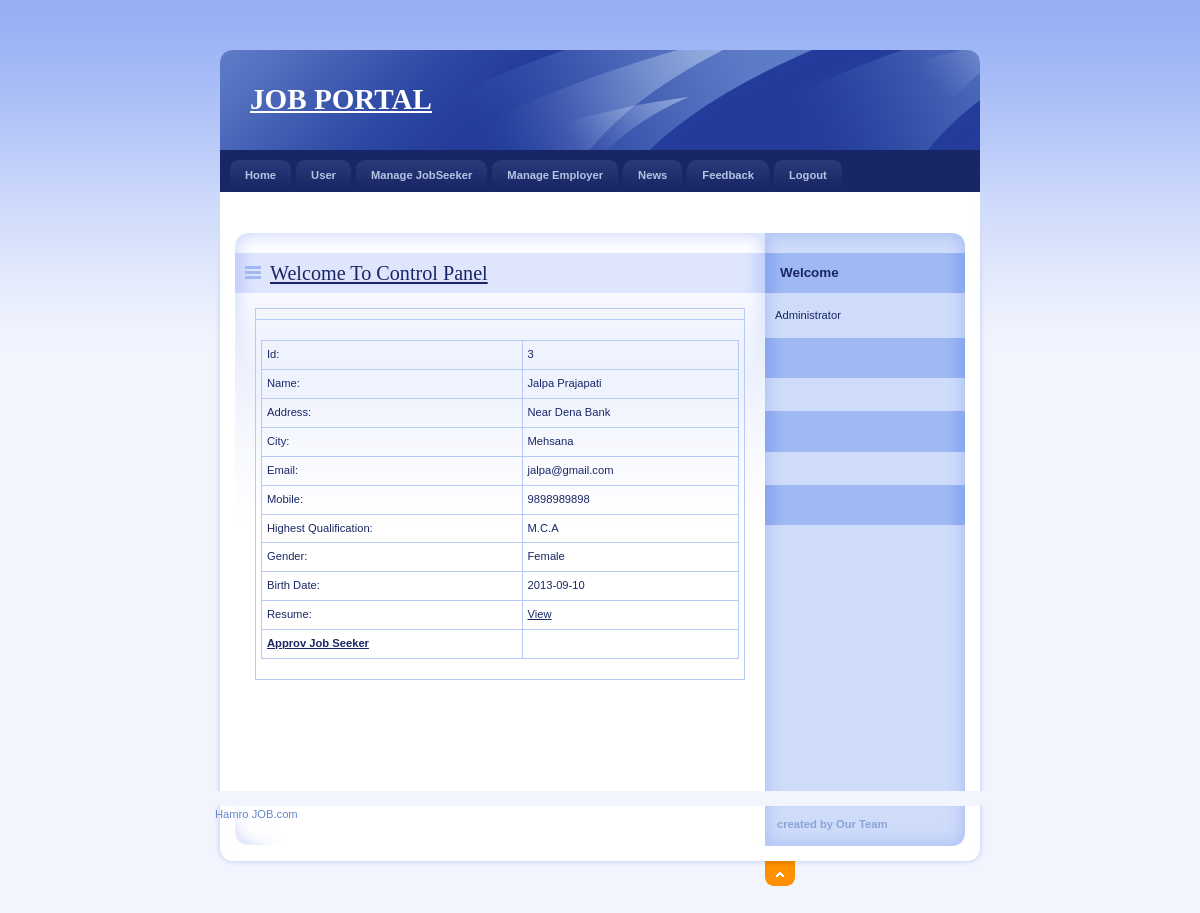
Before: /Admin/DetailJob.php?JobId=3 with the older database file.
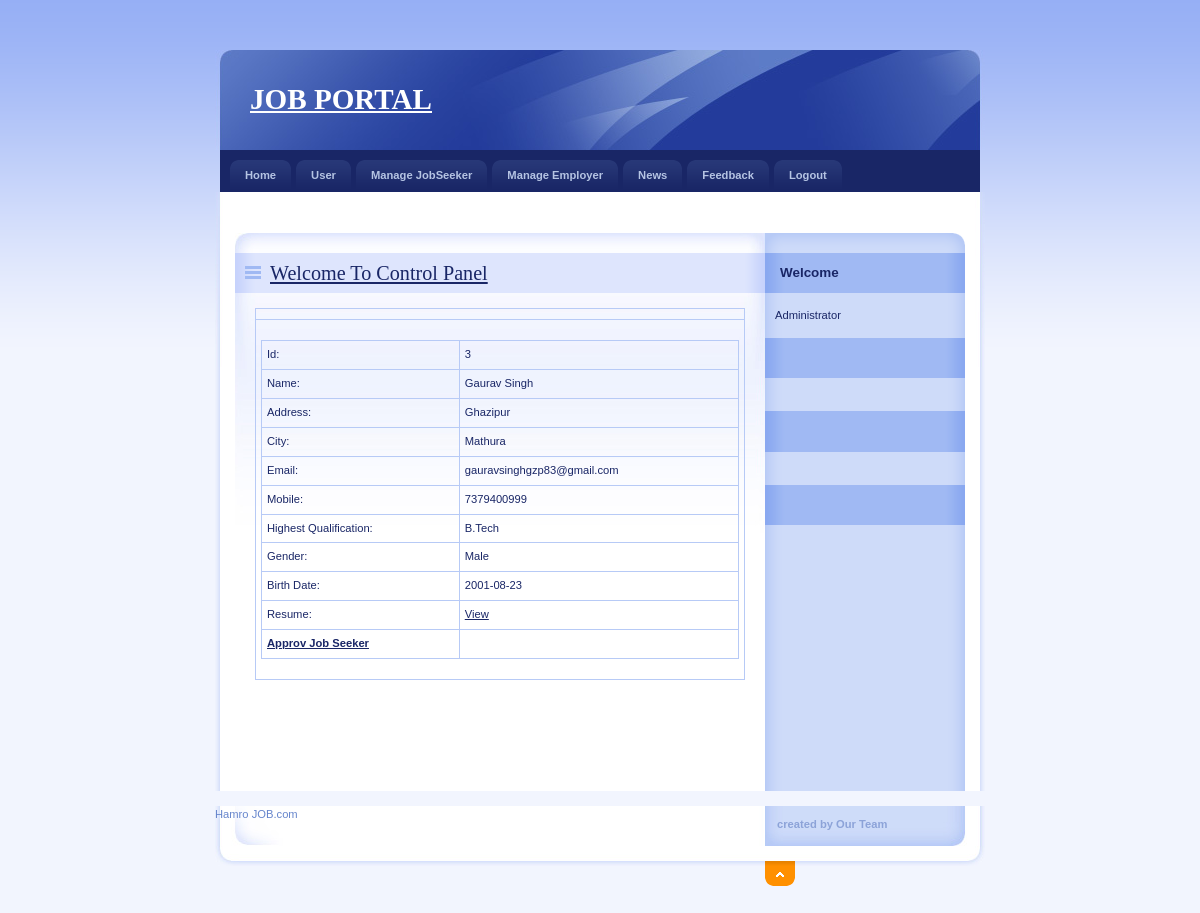
After: the same page with the newer database file.
### tables this page shows
CREATE TABLE IF NOT EXISTS `jobseeker_reg` (
  `JobSeekId` int(11) NOT NULL AUTO_INCREMENT,
  `JobSeekerName` varchar(20) NOT NULL,
  `Address` varchar(100) NOT NULL,
  `City` varchar(20) NOT NULL,
  `Email` varchar(40) NOT NULL,
  `Mobile` bigint(20) NOT NULL,
  `Qualification` varchar(20) NOT NULL,
  `Gender` varchar(10) NOT NULL,
  `BirthDate` date NOT NULL,
  `Resume` varchar(200) NOT NULL,
  `Status` varchar(10) NOT NULL,
  `UserName` varchar(20) NOT NULL,
  `Password` varchar(20) NOT NULL,
  `Question` varchar(100) NOT NULL,
  `Answer` varchar(50) NOT NULL,
  PRIMARY KEY (`JobSeekId`),
  KEY `JobSeekId` (`JobSeekId`)
);

### Admin/DetailJob.php (the view, shortened to what this page needs)
<!DOCTYPE html PUBLIC "-//W3C//DTD XHTML 1.0 Strict//EN" "http://www.w3.org/TR/xhtml1/DTD/xhtml1-strict.dtd">
<html xmlns="http://www.w3.org/1999/xhtml" xml:lang="cs" lang="cs">
<head>
    <link rel="stylesheet" media="screen,projection" type="text/css" href="./css/main.css"/>
    <link rel="stylesheet" media="print" type="text/css" href="./css/print.css"/>
    <link rel="stylesheet" media="aural" type="text/css" href="./css/aural.css"/>
</head>
<body id="www-url-cz">
<div id="main" class="box">
    <?php
    include "Header.php"
    ?>
    <?php
    include "menu.php"
    ?>
    <div id="page" class="box">
        <div id="page-in" class="box">
            <div id="strip" class="box noprint">
                <p id="breadcrumbs">&nbsp;</p>
            </div>
            <div id="content">
                <div class="article">
                    <h2><span><a href="#">Welcome To Control Panel</a></span></h2>
                    <table width="100%" border="0" cellspacing="0" cellpadding="0">
                        <tr>
                            <td></td>
                        </tr>
                        <tr>
                            <td>
                                <?php
                                $ID = $_GET['JobId'];
                                $con = mysqli_connect("localhost", "root", "", "job");
                                $sql = "select * from JobSeeker_Reg where JobSeekId='" . $ID . "'  ";
                                $result = mysqli_query($con,$sql);
                                $row = mysqli_fetch_array($result)
                                ?>
                                <table width="100%" border="1" cellspacing="2" cellpadding="2">
                                    <tr>
                                        <td>Id:</td>
                                        <td><?php echo $row['JobSeekId']; ?></td>
                                    </tr>
                                    <tr>
                                        <td>Name:</td>
                                        <td><?php echo $row['JobSeekerName']; ?></td>
                                    </tr>
                                    <tr>
                                        <td>Address:</td>
                                        <td><?php echo $row['Address']; ?></td>
                                    </tr>
                                    <tr>
                                        <td>City:</td>
                                        <td><?php echo $row['City']; ?></td>
                                    </tr>
                                    <tr>
                                        <td>Email:</td>
                                        <td><?php echo $row['Email']; ?></td>
                                    </tr>
                                    <tr>
                                        <td>Mobile:</td>
                                        <td><?php echo $row['Mobile']; ?></td>
                                    </tr>
                                    <tr>
                                        <td>Highest Qualification:</td>
                                        <td><?php echo $row['Qualification']; ?></td>
                                    </tr>
                                    <tr>
                                        <td>Gender:</td>
                                        <td><?php echo $row['Gender']; ?></td>
                                    </tr>
                                    <tr>
                                        <td>Birth Date:</td>
                                        <td><?php echo $row['BirthDate']; ?></td>
                                    </tr>
                                    <tr>
                                        <td>Resume:</td>
                                        <td><a href="../upload/<?php echo $row['Resume']; ?>" target="_blank">View</a>
                                        </td>
                                    </tr>
                                    <tr>
                                        <td><strong><a href="ApprovJob.php?JobId=<?php echo $row['JobSeekId']; ?>">Approv
                                                    Job Seeker</a></strong></td>
                                        <td></td>
                                    </tr>
                                </table>
                            </td>
                        </tr>
                    </table>
                    <p>&nbsp;</p>
                    <p class="btn-more box noprint">&nbsp;</p>
                </div>
            </div>
            <?php
            include "right.php"
            ?>
        </div>
    </div>
    <?php
    include "footer.php"
    ?>
</div>
</body>
</html>

### Admin/Header.php (shortened to what this page needs)
<div id="header">
    <h1 id="logo"><a href="" title=""><strong>JOB PORTAL</strong><span></span></a></h1>
</div>

### Admin/menu.php (shortened to what this page needs)
<div id="tabs" class="noprint">
       <ul class="box">
           <li><a href="index.php">Home<span class="tab-l"></span><span class="tab-r"></span></a></li>
           <li><a href="User.php">User<span class="tab-l"></span><span class="tab-r"></span></a></li>
           <li><a href="ManageJob.php">Manage JobSeeker<span class="tab-l"></span><span class="tab-r"></span></a></li>
           <li><a href="ManageEmployer.php">Manage Employer<span class="tab-l"></span><span class="tab-r"></span></a></li>
           <li><a href="News.php">News<span class="tab-l"></span><span class="tab-r"></span></a></li>
           <li><a href="Feedback.php">Feedback<span class="tab-l"></span><span class="tab-r"></span></a></li>
           <li><a href="session_destroy.php">Logout<span class="tab-l"></span><span class="tab-r"></span></a></li>
       </ul>
</div>

### Admin/right.php (shortened to what this page needs)
<div id="col" class="noprint">
            <div id="col-in">
                <h3>Welcome</h3>
                <div id="about-me">
                    <p>Administrator<br />
                    </p>
              </div>
                <h3 >&nbsp;</h3>
              <br/>
                <h3>&nbsp;</h3>
                <br/>
                <h3>&nbsp;</h3>
<br/>
          </div>
</div>

### Admin/footer.php (shortened to what this page needs)
  <div id="footer">
      <div id="top" class="noprint"><p><span class="noscreen">Back on top</span> <a href="#header" title="Back on top ^">^<span></span></a></p></div>
      <p class="style1" id="createdby">created by Our Team
      </p>
      <p>Hamro JOB.com</p>
</div>

### Admin/css/main.css (style rules this page uses)
* { min-height:1px; }
body { border:0; margin:0; padding:0; background:#F2F5FE url("../design/bg.gif") 0 0 repeat-x; font:70%/160% "verdana",sans-serif; color:#192666; _text-align:center; }
a { color:#192666; }
p { border:0; margin:15px 0; padding:0; }
div { display:block; border:0; margin:0; padding:0; }
h1, h2, h3, h4, h5 { border:0; margin:15px 0 10px 0; padding:0; font-weight:bold; }
h1 { font-size:260%; line-height:100%; font-family:"georgia",serif; font-weight:normal; }
h2 { font-size:180%; line-height:100%; font-family:"georgia",serif; font-weight:normal; }
h3 { font-size:120%; line-height:100%; font-weight:bold; }
table { display:table; border-collapse:collapse; margin:15px 0; padding:0; border:1px solid #B7CAF6; font-size:100%; }
tr { display:table-row; }
th, td { display: table-cell; border:1px solid #B7CAF6; margin:0; padding:5px; vertical-align:top; text-align:left; }
ul, ol { display:block; border:0; margin:15px 0 15px 40px; padding:0; }
li { display:list-item; border:0; margin:0; padding:0; _height:1px; }
a, img, span { border:0; margin:0; padding:0; }
strong, .strong { font-weight:bold; }
.box { min-height:1px; _height:1px; }
.box:after { content:"."; display:block; line-height:0px; font-size:0px; visibility:hidden; clear:both; }
#main { width:770px; margin:50px auto 0 auto; _text-align:left; }
#header { position:relative; width:770px; height:100px; margin:0; padding:0; background:#233C9B url("../design/header.jpg") 0 0 no-repeat; color:#FFF; }
#header #logo { position:absolute; top:35px; left:35px; margin:0; }
#header #logo a { color:#FFF; }
#tabs { background:#192666; margin:0 5px; padding:10px 0 0 0; _height:1px; }
#tabs ul { margin:0 10px; padding:0; list-style:none; }
#tabs ul li { margin:0 5px 0 0; padding:0; float:left; }
#tabs ul li a { display:block; position:relative; padding:7px 15px; border:0; background:url("../design/tab_link.gif") 0 0 repeat-x; color:#B5C4E3; font-weight:bold; text-decoration:none; cursor:pointer; }
#tabs ul li a span.tab-l, #tabs ul li a:hover span.tab-l { position:absolute; top:0; left:0; _left:-15px; width:8px; height:8px; background:url("../design/tab_link_l.gif") 0 0 no-repeat; }
#tabs ul li a span.tab-r, #tabs ul li a:hover span.tab-r { position:absolute; top:0; right:0; _right:-1px; width:8px; height:8px; background:url("../design/tab_link_r.gif") 100% 0 no-repeat; }
#page { width:770px; min-height:1px; background:#FFF url("../design/bg_page.gif") 0 0 repeat-y; _height:1px; }
#page-in { min-height:1px; padding:10px 0; background:url("../design/bg_page_in.jpg") 0 0 no-repeat; _height:1px; }
#strip { position:relative; clear:both; padding:3px 20px 10px 20px; color:#6182D1; }
#strip p { margin:0; }
#strip #breadcrumbs { width:520px; margin:0; padding:0; }
#content { float:left; width:530px; _width:550px; margin:0; padding:0 0 0 20px; }
#content .article { clear:both; margin:0; padding:20px; background:url("../design/content_article_bg.jpg") 0 0 no-repeat; }
#content .article h2 { margin:0 -20px; padding:10px; background:#DEE5FD url("../design/content_title_bg.gif") 0 0 repeat-y; color:#192666; }
#content .article h2 span { background:url("../design/ico_list.gif") 0 50% no-repeat; padding-left:25px; }
#content .article p { text-align:justify; }
#content .btn-more { margin:0 0 15px 0; padding:0; border:0; position:relative; }
#col { float:left; width:200px; margin:0; padding:0; background:#CEDBF9 url("../design/col_bg.gif") 0 0 repeat-y; }
#col-in { padding:20px 10px; background:url("../design/col_top.gif") 0 0 no-repeat; }
#col h3 { padding:13px 15px 14px 15px; margin:0 -10px 15px -10px; background:#A0B9F3 url("../design/col_title_bg.gif") 0 0 repeat-y; color:#192666; }
#col #about-me { margin-bottom:15px; line-height:130%; }
#col #about-me p { margin:0; }
#footer { position:relative; clear:both; width:770px; height:60px; margin-bottom:50px; background:url("../design/footer.jpg") 0 0 no-repeat; color:#6685CC; }
#footer a { color:#6685CC; }
#top { position:absolute; top:55px; left:550px; }
#top p { position:relative; width:30px; height:25px; margin:0; overflow:hidden; }
#top p span { display:block; position:absolute; left:0; top:0; z-index:1; width:30px; height:25px; background:url("../design/ico_top.gif") 0 0 no-repeat; cursor:pointer; }
#createdby { position:absolute; top:10px; left:562px; margin:0; color:#8CA3D8; width: 174px; }

Changed rows visible on the page:
changed jobseeker_reg id 3: JobSeekerName "Jalpa Prajapati" → "Gaurav Singh"; Address "Near Dena Bank" → "Ghazipur"; City "Mehsana" → "Mathura"; Email "jalpa@gmail.com" → "gauravsinghgzp83@gmail.com"; Mobile "9898989898" → "7379400999"; Qualification "M.C.A" → "B.Tech"; Gender "Female" → "Male"; BirthDate "2013-09-10" → "2001-08-23"
